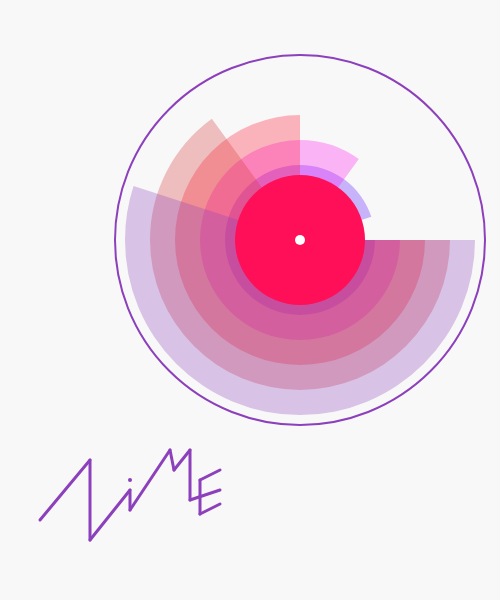
Frame 1 (no input)
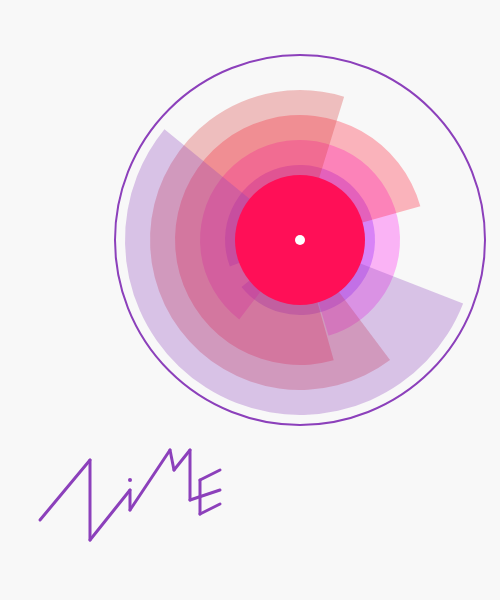
Frame 60 (no input)
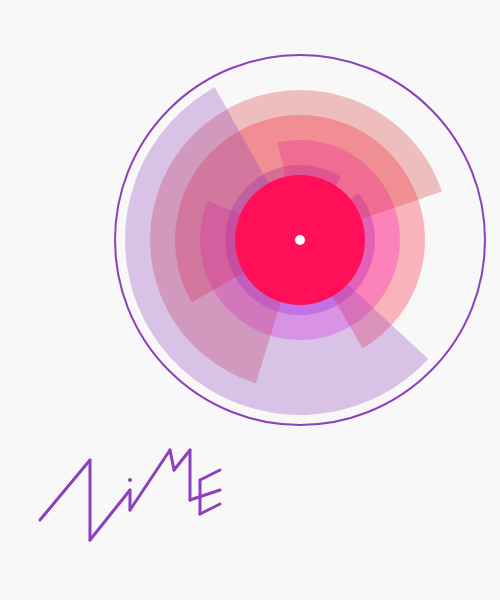
Frame 120 (the mouse pressed at the canvas centre since frame 60)

The p5.js sketch that drew these frames (run headless with seeded random() and noise() and a simulated clock; from frame 60 on, the mouse is pressed at the canvas centre):

// p5.js sketch
// ── sketch.js
var clrs = [];
var startPoint = [0, 0, 0, 0, 0];
var scl = 20;
var clr;
var clr2;
var bgclr;

var nime_3 = [
  [0, 1, 2.5, -2],
  [2.5, -2, 2.5, 2],
  [2.5, 2, 4.5, -0.5],
  [4.5, -0.5, 4.5, 0.5],
  [4.5, 0.5, 6.5, -2.5],
  [6.5, -2.5, 6.7, -1.5],
  [6.7, -1.5, 7.5, -2.5],
  [7.5, -2.5, 7.5, 0],
  [7.5, 0, 9, -0.5],
  //"E"
  [8, -1, 8, 0.7],
  [8, 0.7, 9, 0.2],
  [8, -1, 9, -1.5]
];
//this function has to be put before setup();
function colors() {
  var H = random(360);
  var S = random(90, 110);
  var B = random(90, 110);
  var A = 75;

  clrs[0] = color(H, S, B, A);
  clrs[1] = color(H + 50 + random(-10, 10), S, B, A);
  clrs[2] = color(H + 90 + random(-10, 10), S, B, A);
  clrs[3] = color(H + 130 + random(-10, 10), S * 0.8, B * 0.8, A);
  clrs[4] = color(H + 20, S * 0.7, B * 0.7, A);
  clr = color(H + 90 + random(-10, 10), S, B);
  clr2 = color(H + 20, S * 0.7, B * 0.7);
  bgclr = color(H + 30 + random(-10, 10), 30, 100);
}


function setup() {
  createCanvas(500, 600);
  smooth();
  noStroke();
  //colorMode(HSB);
  colorMode(HSB, 360, 100, 100, 255);
  colors();
}


function mouseClicked() {
  colors();
}

function draw() {
  push();
  colorMode(RGB);
  background(248);
  //background(bgclr);
  pop();
  
  push();
  translate(15 * scl, 12 * scl);
  for (var i = 0; i < clrs.length; i++) {
    fill(clrs[i]);
    arc(0, 0, 150 + i * 50, 150 + i * 50, startPoint[i] * PI, startPoint[i] * PI + (1.9 - i * 0.2) * PI);
  }
  startPoint[0] += 0.015;
  startPoint[1] += 0.012;
  startPoint[2] += 0.007;
  startPoint[3] += 0.005;
  startPoint[4] += 0.002;
  fill(clr, 150);
  ellipse(0, 0, 130, 130);
  stroke(clr2);
  strokeWeight(2);
  noFill();
  ellipse(0, 0, 370, 370);

  noStroke();
  fill(0, 0, 100);
  ellipse(0, 0, 10, 10);
  pop();
  //drawGrid();
  drawLogo();
}

function drawGrid() {

  //draw the grid
  for (var x = 0; x < width; x += scl) {
    for (var y = 0; y < height; y += scl) {
      stroke(51);
      line(0, y, width, y);
      line(x, 0, x, height);
    }
  }
}

function drawLogo() {
  //logo_3
  push();
  translate(2 * scl, 25 * scl);
  stroke(clr2);
  strokeWeight(3);
  for (var i = 0; i < nime_3.length; i++) {
    line(nime_3[i][0] * scl, nime_3[i][1] * scl, nime_3[i][2] * scl, nime_3[i][3] * scl);
  }
  strokeWeight(4);
  point(4.5 * scl, -1 * scl);
  pop();
}
